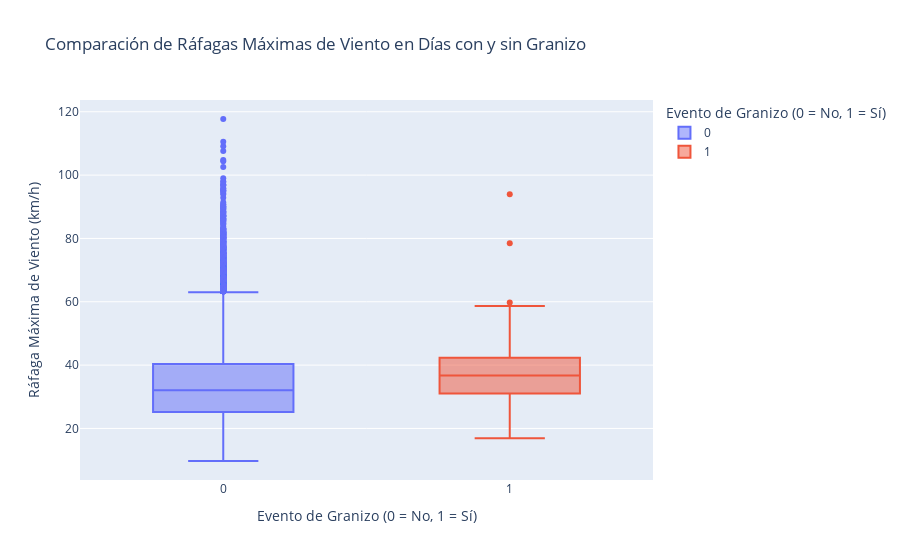

The cell this chart's notebook holds for it:
### Markdown cell above
### Box Plot: Ráfagas de Viento vs. Evento de Granizo

### Code cell
print("Generando box plot para las Ráfagas de Viento...")

# Creamos el box plot
fig_wind_gusts = px.box(
    df,
    x='granizo',
    y='om_wind_gusts_10m_max',
    color='granizo',
    title='Comparación de Ráfagas Máximas de Viento en Días con y sin Granizo',
    labels={
        "granizo": "Evento de Granizo (0 = No, 1 = Sí)",
        "om_wind_gusts_10m_max": "Ráfaga Máxima de Viento (km/h)"
    }
)

# --- Guardamos el gráfico ---
ruta_carpeta = "../reports/figures/02_analisis_enriquecido/"
os.makedirs(ruta_carpeta, exist_ok=True)
fig_wind_gusts.write_html(ruta_carpeta + "boxplot_windgusts_vs_granizo.html")

print(f"✅ Box plot guardado exitosamente en: '{ruta_carpeta}'")
# -----------------------------

fig_wind_gusts.show()

### Figure 1 — Plotly figure (JSON) as saved in the notebook; plotly's stock layout.template omitted (floating-point values rounded to 4 significant figures; data arrays with more than 128 entries replaced by an {"elided": "..."} marker saying what was removed)
{"data": [{"alignmentgroup": "True", "hovertemplate": "Evento de Granizo (0 = No, 1 = Sí)=%{x}<br>Ráfaga Máxima de Viento (km/h)=%{y}<extra></extra>", "legendgroup": "0", "marker": {"color": "#636efa"}, "name": "0", "notched": false, "offsetgroup": "0", "orientation": "v", "showlegend": true, "type": "box", "x": {"elided": "37304 int values"}, "x0": " ", "xaxis": "x", "y": {"elided": "37304 float values"}, "y0": " ", "yaxis": "y"}, {"alignmentgroup": "True", "hovertemplate": "Evento de Granizo (0 = No, 1 = Sí)=%{x}<br>Ráfaga Máxima de Viento (km/h)=%{y}<extra></extra>", "legendgroup": "1", "marker": {"color": "#EF553B"}, "name": "1", "notched": false, "offsetgroup": "1", "orientation": "v", "showlegend": true, "type": "box", "x": [1, 1, 1, 1, 1, 1, 1, 1, 1, 1, 1, 1, 1, 1, 1, 1, 1, 1, 1, 1, 1, 1, 1, 1, 1, 1, 1, 1, 1, 1, 1, 1, 1, 1, 1, 1, 1, 1, 1, 1, 1, 1, 1, 1, 1, 1, 1, 1, 1, 1, 1, 1, 1, 1, 1, 1, 1, 1, 1, 1, 1, 1, 1, 1, 1, 1, 1, 1, 1, 1, 1, 1, 1, 1, 1, 1, 1, 1, 1, 1, 1, 1, 1, 1, 1, 1, 1, 1, 1, 1, 1, 1, 1, 1, 1], "x0": " ", "xaxis": "x", "y": [23.76, 25.92, 23.04, 34.2, 30.96, 16.92, 27.0, 27.72, 27.36, 47.52, 25.56, 30.24, 35.64, 36.72, 33.12, 41.04, 36.36, 41.4, 38.16, 36.36, 37.44, 47.52, 26.28, 24.12, 36.72, 41.4, 31.32, 23.76, 55.8, 39.96, 32.04, 34.2, 31.32, 27.36, 35.64, 23.76, 32.76, 41.76, 51.84, 78.48, 43.2, 59.76, 39.6, 93.96, 46.44, 44.64, 29.88, 33.84, 40.68, 29.52, 42.48, 45.0, 41.76, 33.48, 29.88, 48.96, 41.76, 39.96, 33.12, 24.12, 37.08, 58.68, 36.36, 45.72, 47.16, 38.88, 41.04, 40.68, 49.32, 43.2, 41.4, 38.88, 23.4, 40.68, 41.04, 39.6, 33.12, 37.08, 36.36, 48.96, 28.08, 27.0, 36.0, 56.52, 32.76, 35.64, 35.28, 31.32, 29.52, 27.36, 54.72, 36.36, 47.52, 43.56, 44.64], "y0": " ", "yaxis": "y"}], "layout": {"boxmode": "overlay", "legend": {"title": {"text": "Evento de Granizo (0 = No, 1 = Sí)"}, "tracegroupgap": 0}, "title": {"text": "Comparación de Ráfagas Máximas de Viento en Días con y sin Granizo"}, "xaxis": {"anchor": "y", "categoryarray": [0, 1], "categoryorder": "array", "domain": [0, 1], "title": {"text": "Evento de Granizo (0 = No, 1 = Sí)"}}, "yaxis": {"anchor": "x", "domain": [0, 1], "title": {"text": "Ráfaga Máxima de Viento (km/h)"}}}}
